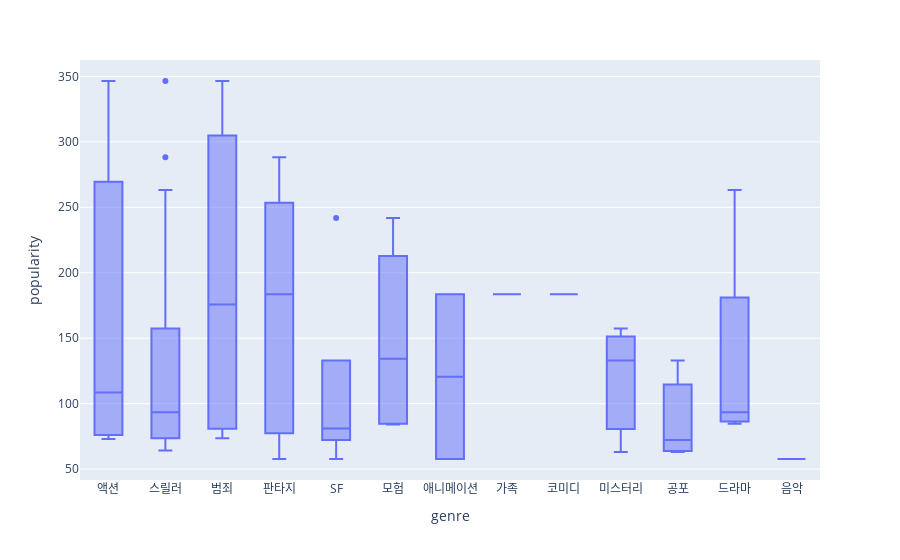

Source (notebook cell):
### Code cell
import plotly.express as px

fig = px.box(
    df_g,
    x="genre",
    y="popularity",
)

fig.show()

### Figure 1 — Plotly figure (JSON) as saved in the notebook; plotly's stock layout.template omitted (floating-point values rounded to 4 significant figures)
{"data": [{"alignmentgroup": "True", "hovertemplate": "genre=%{x}<br>popularity=%{y}<extra></extra>", "legendgroup": "", "marker": {"color": "#636efa"}, "name": "", "notched": false, "offsetgroup": "", "orientation": "v", "showlegend": false, "type": "box", "x": ["액션", "스릴러", "범죄", "액션", "판타지", "스릴러", "SF", "모험", "판타지", "애니메이션", "가족", "코미디", "모험", "판타지", "미스터리", "스릴러", "스릴러", "공포", "액션", "미스터리", "SF", "공포", "액션", "스릴러", "액션", "범죄", "드라마", "스릴러", "스릴러", "드라마", "스릴러", "범죄", "드라마", "드라마", "모험", "스릴러", "SF", "액션", "모험", "판타지", "공포", "스릴러", "SF", "액션", "스릴러", "SF", "액션", "스릴러", "스릴러", "범죄", "액션", "공포", "스릴러", "공포", "미스터리", "애니메이션", "음악", "판타지", "SF"], "x0": " ", "xaxis": "x", "y": [346.5, 346.5, 346.5, 288.2, 288.2, 288.2, 241.9, 241.9, 241.9, 183.6, 183.6, 183.6, 183.6, 183.6, 157.5, 157.5, 132.9, 132.9, 132.9, 132.9, 132.9, 108.6, 108.6, 108.6, 263.2, 263.2, 263.2, 263.2, 98.93, 98.93, 88.05, 88.05, 88.05, 84.62, 85.19, 85.19, 85.19, 84.04, 84.04, 84.04, 72.24, 72.24, 72.24, 72.99, 72.99, 76.81, 76.81, 76.81, 73.56, 73.56, 73.56, 64.14, 64.14, 63.07, 63.07, 57.71, 57.71, 57.71, 57.71], "y0": " ", "yaxis": "y"}], "layout": {"boxmode": "group", "legend": {"tracegroupgap": 0}, "margin": {"t": 60}, "xaxis": {"anchor": "y", "domain": [0, 1], "title": {"text": "genre"}}, "yaxis": {"anchor": "x", "domain": [0, 1], "title": {"text": "popularity"}}}}
